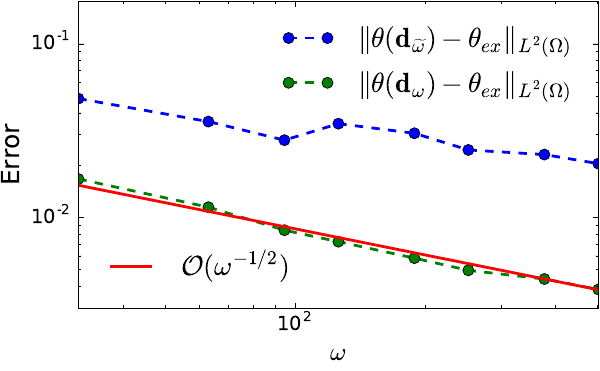

Generate this figure with Python:
import numpy as np
import math

omega = np.array([31.4159265358979,
62.8318530717959,
94.2477796076938,
125.663706143592,
188.495559215388,
251.327412287183,
376.991118430775,
502.654824574367])

ray_err1 = np.array([ 0.0483824686873896,
0.0326653601604059,
0.0278732156560360,
0.0346900764636998,
0.0305370726600453,
0.0244839242927259,
0.0230242588788311,
0.0204189220410094])


ray_err2 = np.array([   0.0166582871216415,
0.0114564464657079,
0.00844460800684360,
0.00725494435276593,
0.00582847267003839,
0.00495885945203899,
0.00441989900622282,
0.00384983177207796])




import matplotlib.pyplot as plt

golden = 1.61803398875
width = 6
height = width/golden

fig = plt.figure(figsize=(width, height))


p1, = plt.loglog(omega, ray_err1, label=r'$\Vert \theta (\mathbf{d}_{\widetilde{\omega}}) - \theta_{ex}\Vert_{L^2(\Omega)}$', 
           color='b', linewidth=2, linestyle='--', marker='o', markersize=8.0, zorder=2)

p2, = plt.loglog(omega, ray_err2, label=r'$\Vert \theta (\mathbf{d}_{\omega}) - \theta_{ex}\Vert_{L^2(\Omega)}$',
           color='g', linewidth=2, linestyle='--', marker='o', markersize=8.0, zorder=2)

p3, = plt.loglog(omega, ray_err2[0]*0.92/(omega/(omega[0]))**0.5, label=r'$\mathcal{O}(\omega^{-1/2})$', color='r', linewidth=2, linestyle='solid', markersize=8.0, zorder=2)

first_legend = plt.legend(handles=[p1, p2], loc=1, ncol=1, frameon=False, fontsize=20)
ax = plt.gca().add_artist(first_legend)
plt.legend(handles=[p3], loc=3, ncol=1, frameon=False, fontsize=20)



# plt.title('Ray Probing',fontsize=20)


plt.xlabel(r'$\omega$', fontsize=18)
plt.ylabel(r'Error', fontsize=18)

plt.gca().tick_params(labelsize=14)

plt.autoscale(True, 'both', True)
plt.ylim(3*1e-3, 1.75*1e-1)
plt.tight_layout(pad=0.1)

fig.savefig('ex2_ray_err_plot.pdf')
plt.show()

plt.close('all')



